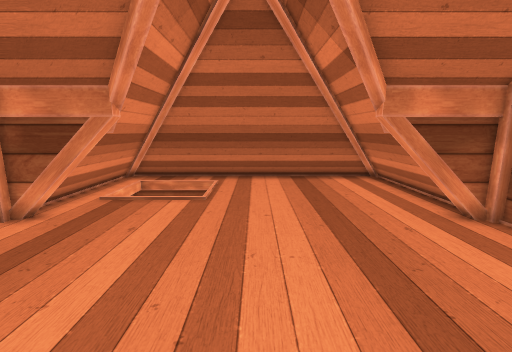
view 1 (above)

16 first-person views from a walk through a level from a Godot 3-D game. The camera is 1.4 m above the floor, tilts 10° down and sees 90° across. The floor is counted in squares, 0.5 m on a side. Each view is taken from the middle of a square. On the plan, view 1 faces up. The plan holds only what a view shows up to about 19 squares ahead; the rest is blank. The place goes on beyond the plan.

view 2
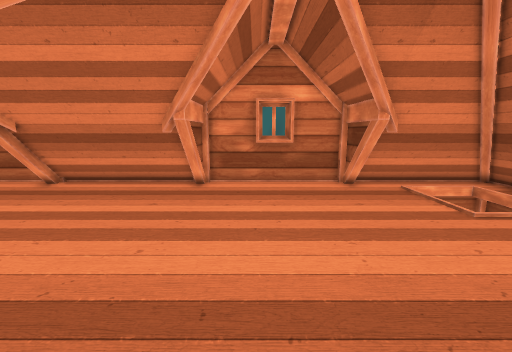

view 3
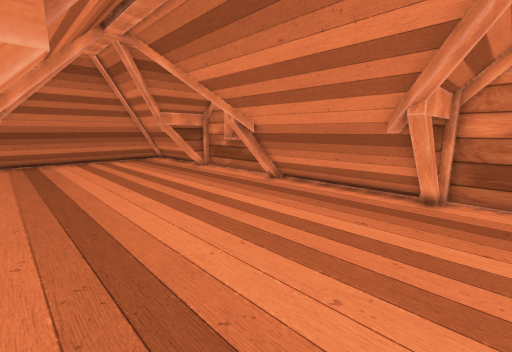

view 4
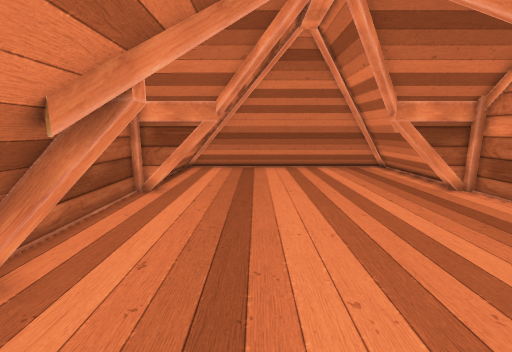

view 5
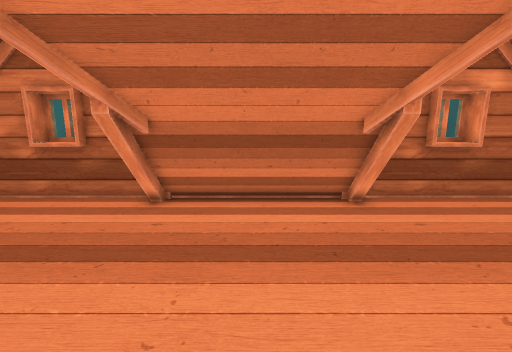

view 6
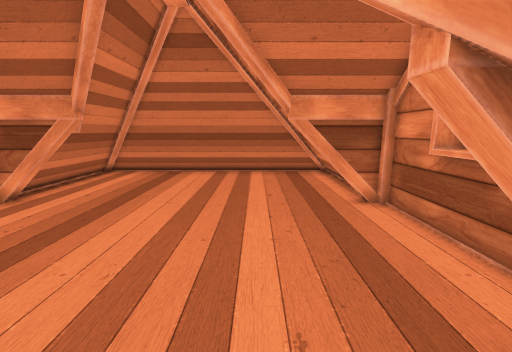

view 7
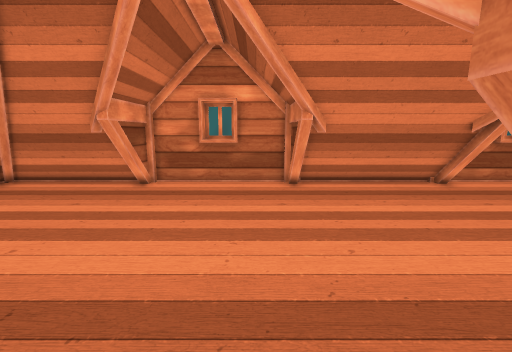

view 8
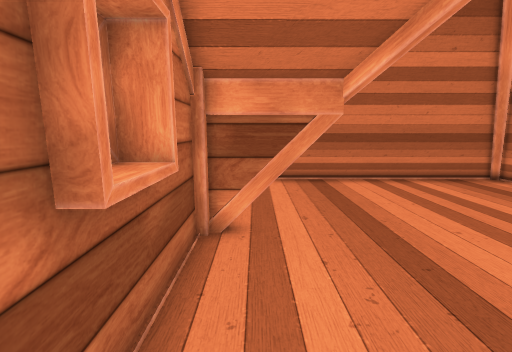

view 9
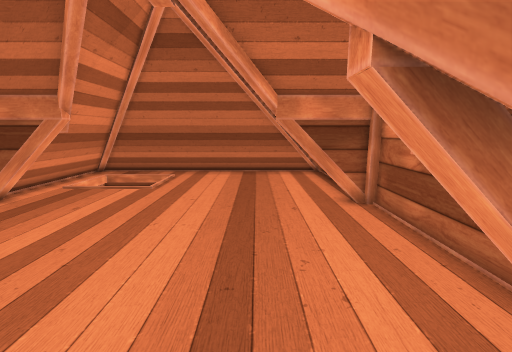

view 10
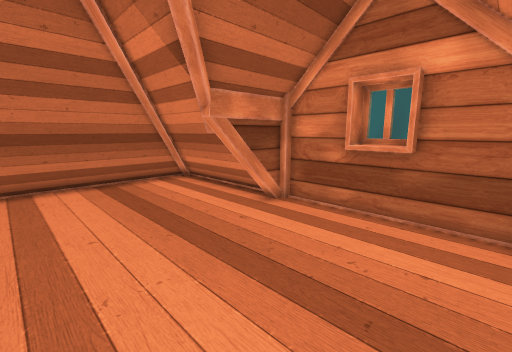

view 11
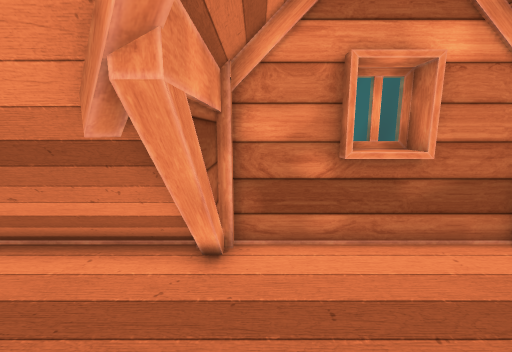

view 12
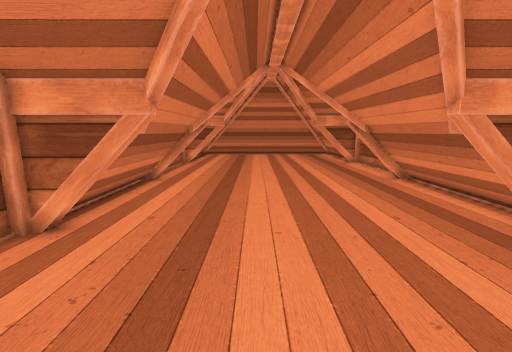

view 13
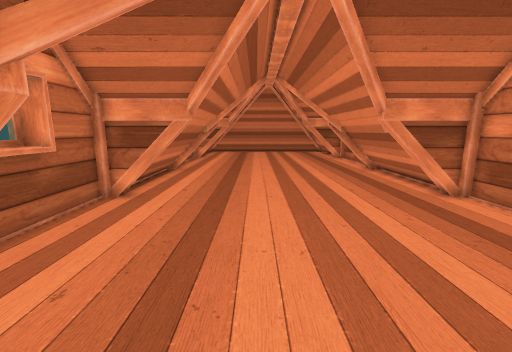

view 14
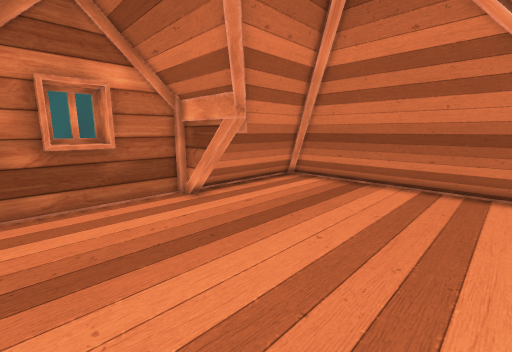

view 15
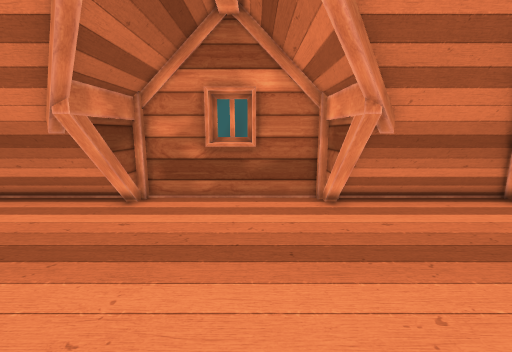

view 16
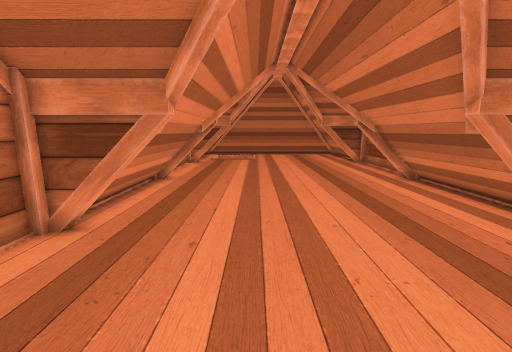

### Floor plan
Key: @ floor where view 1 was taken; # wall or solid block; . floor; ^ raised ledge; T thing the floor can be seen under or through.
Columns run from 8 left of view 1 to 8 right of it. Each row starts with its distance up from view 1.
 14 ^^^           ^^
 13 ^^^^           ^
 12 ^^ ^   .... ^  ^
 11 ^^     .....^  ^
 10 ^^ ^  ......^  ^
  9 ^^ ^........^  ^
  8 ####........#####
  7 #...............#
  6 #...............#
  5 #..............##
  4 #..............##
  3 #..............##
  2 #...............#
  1 #...............#
  0 ####....@...#####
 -1 ^^ ^........^^ ^
 -2 ^^ ^........^  ^
 -3 ^^ ^........^  ^
 -4 ^^ ^........^  ^
 -5 ^^ ^........^  ^
 -6 ^^ ^........^  ^
 -7 ^^ ^........^^ ^
 -8 ####........TTTT#
 -9 #...............#
-10 #...............#
-11 #..............##
-12 #..............##
-13 #..............##
-14 #...............#
-15 #...............#
-16 ####........#####
-17 ^^ ^........^  ^
-18 ^^ ^........^  ^
-19 ^^ ^........^  ^
-20 ^^ ^ ...... ^  ^
-21 ^^^^           ^
-22 ^^^           ^^

Positions as (right, up) in squares from view 1, and headings:
1: (0, 0), facing up
2: (6, 3), facing left
3: (4, 2), facing down-left
4: (2, -4), facing down
5: (-3, -4), facing right
6: (-3, -6), facing down
7: (6, -10), facing left
8: (6, -9), facing down
9: (3, -2), facing up
10: (-1, 1), facing up-right
11: (-2, 1), facing left
12: (1, 7), facing down
13: (1, 11), facing down
14: (-3, -10), facing down-right
15: (-3, -13), facing right
16: (-2, -15), facing up
